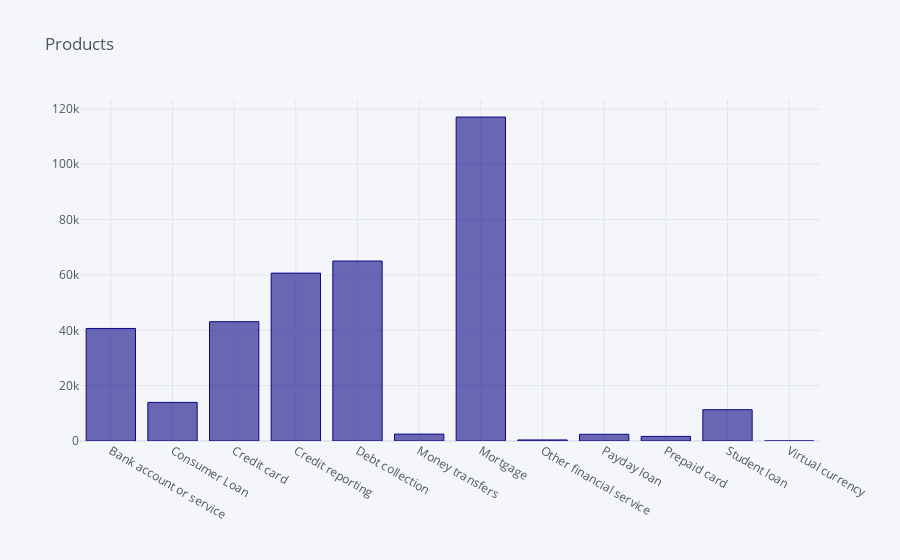

Notebook code cell kept with this figure:
### Code cell
fig = plt.figure(figsize=(8,6))
complaints.groupby('Product')['Product'].count().iplot(kind='bar',title='Products',fontsize=14,color='#0d0887')

### Figure 1 — Plotly figure (JSON) as saved in the notebook; plotly's stock layout.template omitted (floating-point values rounded to 4 significant figures)
{"data": [{"marker": {"color": "rgba(13, 8, 135, 0.6)", "line": {"color": "rgba(13, 8, 135, 1.0)", "width": 1}}, "name": "Product", "orientation": "v", "text": "", "type": "bar", "x": ["Bank account or service", "Consumer Loan", "Credit card", "Credit reporting", "Debt collection", "Money transfers", "Mortgage", "Other financial service", "Payday loan", "Prepaid card", "Student loan", "Virtual currency"], "y": [40667, 13964, 43114, 60672, 65033, 2502, 117066, 385, 2425, 1671, 11306, 5]}], "layout": {"legend": {"bgcolor": "#F5F6F9", "font": {"color": "#4D5663"}}, "paper_bgcolor": "#F5F6F9", "plot_bgcolor": "#F5F6F9", "title": {"font": {"color": "#4D5663"}, "text": "Products"}, "xaxis": {"gridcolor": "#E1E5ED", "showgrid": true, "tickfont": {"color": "#4D5663"}, "title": {"font": {"color": "#4D5663"}, "text": ""}, "zerolinecolor": "#E1E5ED"}, "yaxis": {"gridcolor": "#E1E5ED", "showgrid": true, "tickfont": {"color": "#4D5663"}, "title": {"font": {"color": "#4D5663"}, "text": ""}, "zerolinecolor": "#E1E5ED"}}}
